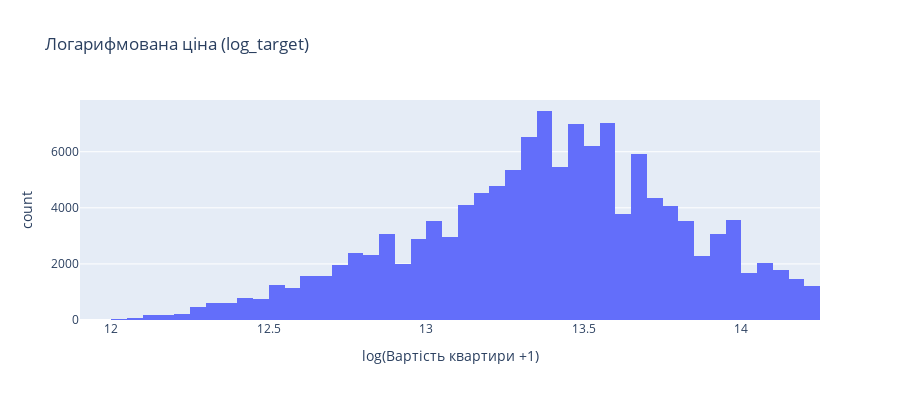

The code cell stored with this chart in its notebook:
### Code cell
# Логарифмування
df_clean['log_target'] = np.log1p(df_clean['price'])
fig = px.histogram(df_clean, x='log_target', nbins=100, title='Логарифмована ціна (log_target)',
                   labels={'log_target': 'log(Вартість квартири +1)', 'count': 'Кількість'})
fig.update_layout(showlegend=False, height=400)
fig.show()

### Figure 1 — Plotly figure (JSON) as saved in the notebook; plotly's stock layout.template omitted (floating-point values rounded to 4 significant figures; data arrays with more than 128 entries replaced by an {"elided": "..."} marker saying what was removed)
{"data": [{"bingroup": "x", "hovertemplate": "log(Вартість квартири +1)=%{x}<br>count=%{y}<extra></extra>", "legendgroup": "", "marker": {"color": "#636efa", "pattern": {"shape": ""}}, "name": "", "nbinsx": 100, "orientation": "v", "showlegend": false, "type": "histogram", "x": {"elided": "127669 float values"}, "xaxis": "x", "yaxis": "y"}], "layout": {"barmode": "relative", "height": 400, "legend": {"tracegroupgap": 0}, "showlegend": false, "title": {"text": "Логарифмована ціна (log_target)"}, "xaxis": {"anchor": "y", "domain": [0, 1], "title": {"text": "log(Вартість квартири +1)"}}, "yaxis": {"anchor": "x", "domain": [0, 1], "title": {"text": "count"}}}}
